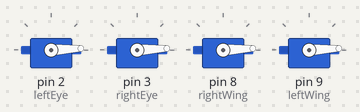
A sketch run on a simulated Arduino Uno, built with avr-gcc and run on an emulated ATmega328P. Parts: 4 × servo.

Above: at 0.05 s.
At 0.7 s:
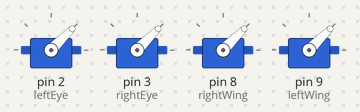
At 1.35 s:
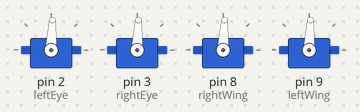
At 2.65 s:
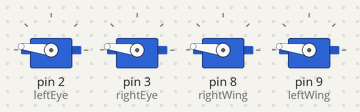
At 3.95 s:
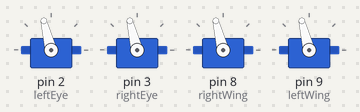
At 5.3 s:
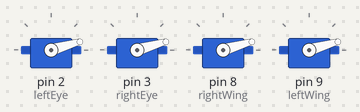
Timing chart, 0 to 7.2 s (numbered marks = the images above):
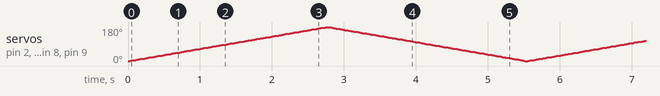

The sketch:

pumpkin.ino
```cpp
#include <Servo.h>

Servo leftWing;
Servo rightWing;
Servo leftEye;
Servo rightEye;

int pos = 0;    // variable to store the servo position

void setup() {
  leftEye.attach(2);
  rightEye.attach(3);

  rightWing.attach(8);
  leftWing.attach(9);
}

void loop() {
  for (pos = 0; pos <= 180; pos += 1) { // goes from 0 degrees to 180 degrees
    // in steps of 1 degree
    leftWing.write(pos);              // tell servo to go to position in variable 'pos'
    rightWing.write(pos);
    leftEye.write(pos);
    rightEye.write(pos);
    delay(15);                       // waits 15 ms for the servo to reach the position
  }

  for (pos = 180; pos >= 0; pos -= 1) { // goes from 180 degrees to 0 degrees
    leftWing.write(pos);              // tell servo to go to position in variable 'pos'
    rightWing.write(pos);
    leftEye.write(pos);
    rightEye.write(pos);
    delay(15);                       // waits 15 ms for the servo to reach the position
  }
}
```
